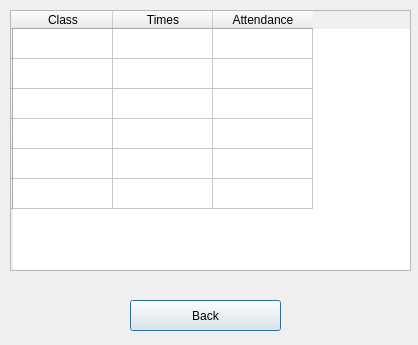
<?xml version="1.0" encoding="UTF-8"?>
<ui version="4.0">
 <class>Dialog</class>
 <widget class="QDialog" name="Dialog">
  <property name="geometry">
   <rect>
    <x>0</x>
    <y>0</y>
    <width>418</width>
    <height>345</height>
   </rect>
  </property>
  <property name="windowTitle">
   <string>Attendance History</string>
  </property>
  <widget class="QTableWidget" name="tableWidget">
   <property name="geometry">
    <rect>
     <x>10</x>
     <y>10</y>
     <width>401</width>
     <height>261</height>
    </rect>
   </property>
   <row>
    <property name="text">
     <string/>
    </property>
   </row>
   <row>
    <property name="text">
     <string/>
    </property>
   </row>
   <row>
    <property name="text">
     <string/>
    </property>
   </row>
   <row>
    <property name="text">
     <string/>
    </property>
   </row>
   <row>
    <property name="text">
     <string/>
    </property>
   </row>
   <row>
    <property name="text">
     <string/>
    </property>
   </row>
   <column>
    <property name="text">
     <string>Class</string>
    </property>
   </column>
   <column>
    <property name="text">
     <string>Times</string>
    </property>
   </column>
   <column>
    <property name="text">
     <string>Attendance</string>
    </property>
   </column>
  </widget>
  <widget class="QPushButton" name="pushButton_3">
   <property name="geometry">
    <rect>
     <x>130</x>
     <y>300</y>
     <width>151</width>
     <height>31</height>
    </rect>
   </property>
   <property name="text">
    <string>Back</string>
   </property>
  </widget>
 </widget>
 <resources/>
 <connections/>
</ui>
